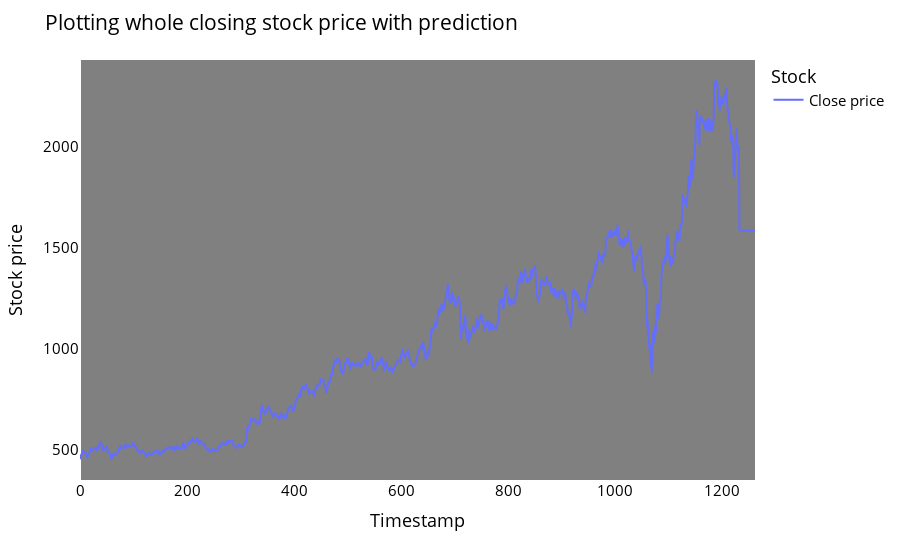

Notebook source saved alongside this figure:
### Markdown cell above
## Plotting whole closing stock price with prediction

### Code cell
rfdf=closedf.tolist()
rfdf.extend((np.array(lst_output).reshape(-1,1)).tolist())
rfdf=scaler.inverse_transform(rfdf).reshape(1,-1).tolist()[0]

names = cycle(['Close price'])

fig = px.line(rfdf,labels={'value': 'Stock price','index': 'Timestamp'})
fig.update_layout(title_text='Plotting whole closing stock price with prediction',
                  plot_bgcolor='gray', font_size=15, font_color='black',legend_title_text='Stock')
fig.for_each_trace(lambda t:  t.update(name = next(names)))

fig.update_xaxes(showgrid=False)
fig.update_yaxes(showgrid=False)
fig.show()

### Figure 1 — Plotly figure (JSON) as saved in the notebook; plotly's stock layout.template omitted (floating-point values rounded to 4 significant figures; data arrays with more than 128 entries replaced by an {"elided": "..."} marker saying what was removed)
{"data": [{"hovertemplate": "variable=0<br>Timestamp=%{x}<br>Stock price=%{y}<extra></extra>", "legendgroup": "0", "line": {"color": "#636efa", "dash": "solid"}, "marker": {"symbol": "circle"}, "mode": "lines", "name": "Close price", "showlegend": true, "type": "scattergl", "x": {"elided": "1262 int values"}, "xaxis": "x", "y": {"elided": "1262 float values"}, "yaxis": "y"}], "layout": {"font": {"color": "black", "size": 15}, "legend": {"title": {"text": "Stock"}, "tracegroupgap": 0}, "margin": {"t": 60}, "plot_bgcolor": "gray", "title": {"text": "Plotting whole closing stock price with prediction"}, "xaxis": {"anchor": "y", "domain": [0, 1], "showgrid": false, "title": {"text": "Timestamp"}}, "yaxis": {"anchor": "x", "domain": [0, 1], "showgrid": false, "title": {"text": "Stock price"}}}}
